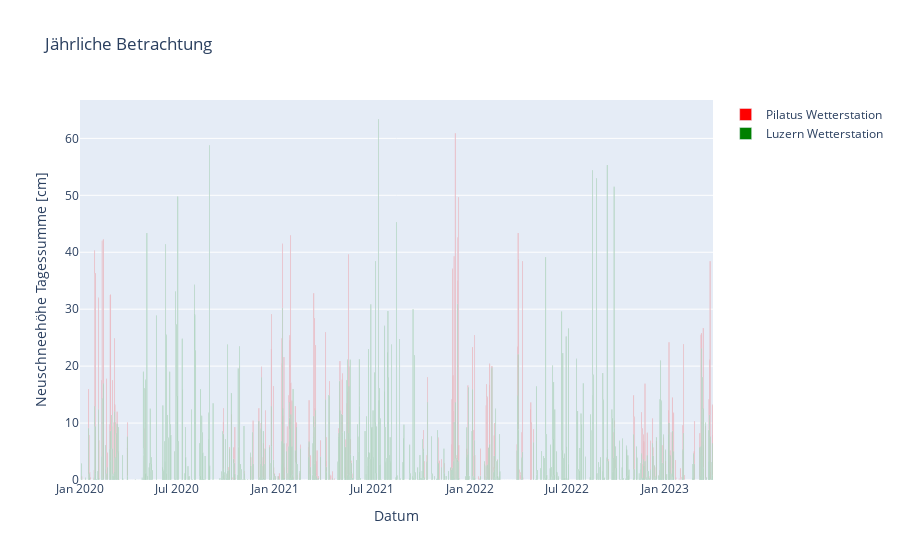

Notebook cell for this chart:
### Code cell
##Hier kannst du die Grenzen für den Plot definieren
plot_schneehoehe(2020, 2023)

### Figure 1 — Plotly figure (JSON) as saved in the notebook; plotly's stock layout.template omitted (floating-point values rounded to 4 significant figures; data arrays with more than 128 entries replaced by an {"elided": "..."} marker saying what was removed)
{"data": [{"alignmentgroup": "True", "hovertemplate": "<extra></extra>", "legendgroup": "", "marker": {"color": "#636efa", "pattern": {"shape": ""}}, "name": "", "offsetgroup": "", "orientation": "v", "showlegend": false, "textposition": "auto", "type": "bar", "xaxis": "x", "yaxis": "y"}, {"marker": {"color": "red"}, "name": "Pilatus Wetterstation", "type": "bar", "x": {"elided": "1183 str values"}, "y": {"elided": "1183 float values"}}, {"marker": {"color": "green"}, "name": "Luzern Wetterstation", "type": "bar", "x": {"elided": "1184 str values"}, "y": {"elided": "1184 float values"}}], "layout": {"barmode": "overlay", "legend": {"tracegroupgap": 0}, "title": {"text": "Jährliche Betrachtung"}, "xaxis": {"anchor": "y", "domain": [0, 1], "title": {"text": "Datum"}}, "yaxis": {"anchor": "x", "domain": [0, 1], "title": {"text": "Neuschneehöhe Tagessumme [cm]"}}}}
